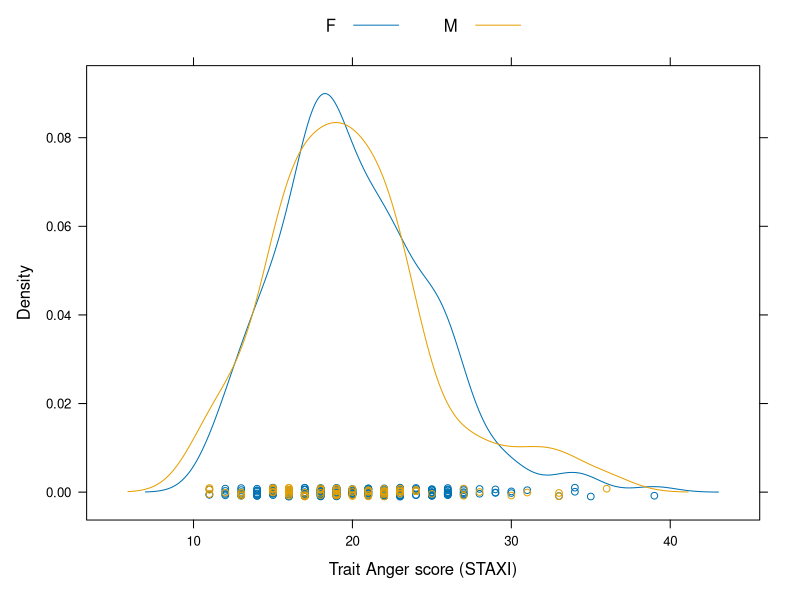

The R source for this figure:
library(lme4)


### Name: VerbAgg
### Title: Verbal Aggression item responses
### Aliases: VerbAgg
### Keywords: datasets

### ** Examples

str(VerbAgg)
## Show how  r2 := h(resp) is defined:
with(VerbAgg, stopifnot( identical(r2, {
     r <- factor(resp, ordered=FALSE); levels(r) <- c("N","Y","Y"); r})))

xtabs(~ item + resp, VerbAgg)
xtabs(~ btype + resp, VerbAgg)
round(100 * ftable(prop.table(xtabs(~ situ + mode + resp, VerbAgg), 1:2), 1))
person <- unique(subset(VerbAgg, select = c(id, Gender, Anger)))
require(lattice)
densityplot(~ Anger, person, groups = Gender, auto.key = list(columns = 2),
            xlab = "Trait Anger score (STAXI)")

if(lme4:::testLevel() >= 3) { ## takes about 15 sec
print(fmVA <- glmer(r2 ~ (Anger + Gender + btype + situ)^2 +
 		   (1|id) + (1|item), family = binomial, data =
		   VerbAgg), corr=FALSE)
}
                       ## much faster but less accurate
print(fmVA0 <- glmer(r2 ~ (Anger + Gender + btype + situ)^2 +
                    (1|id) + (1|item), family = binomial, data =
                    VerbAgg, nAGQ=0L), corr=FALSE)
